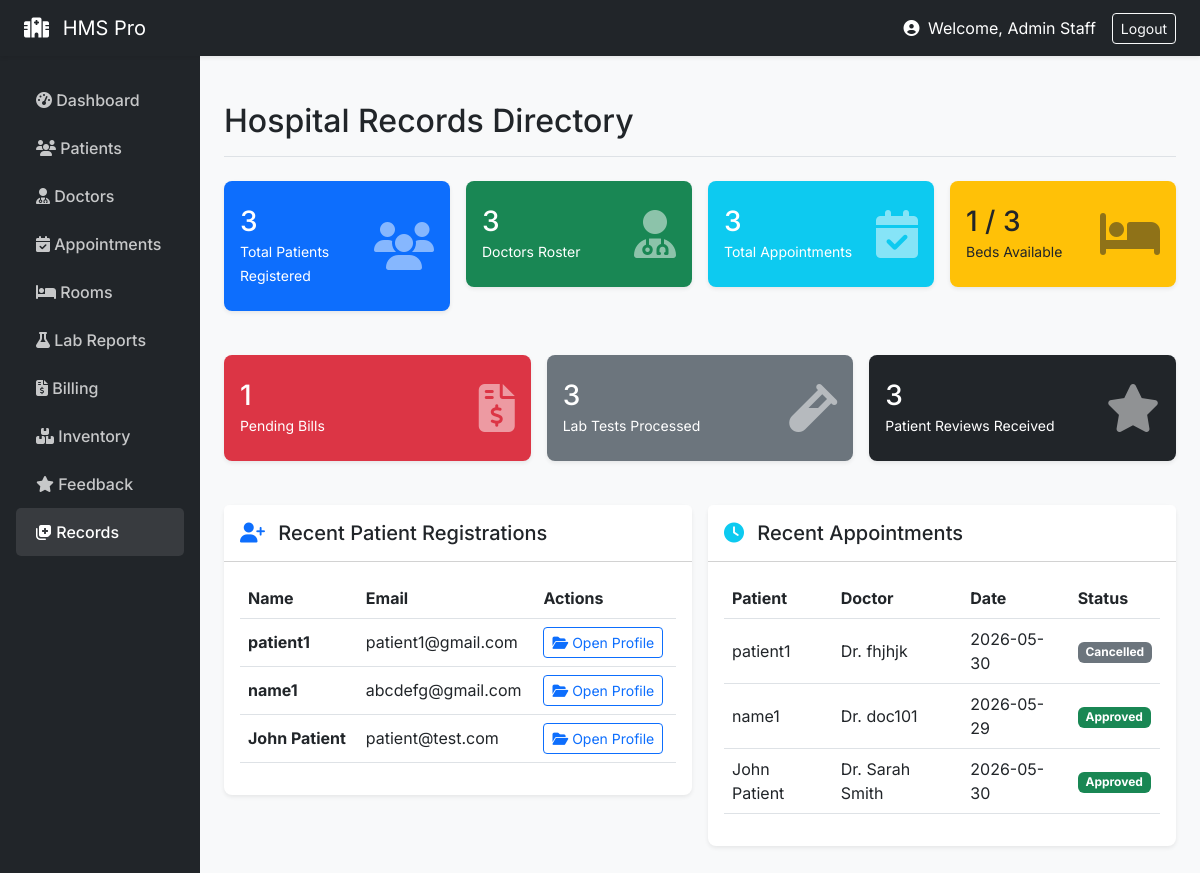
The page /staff/records (signed in) on the database as committed earlier.
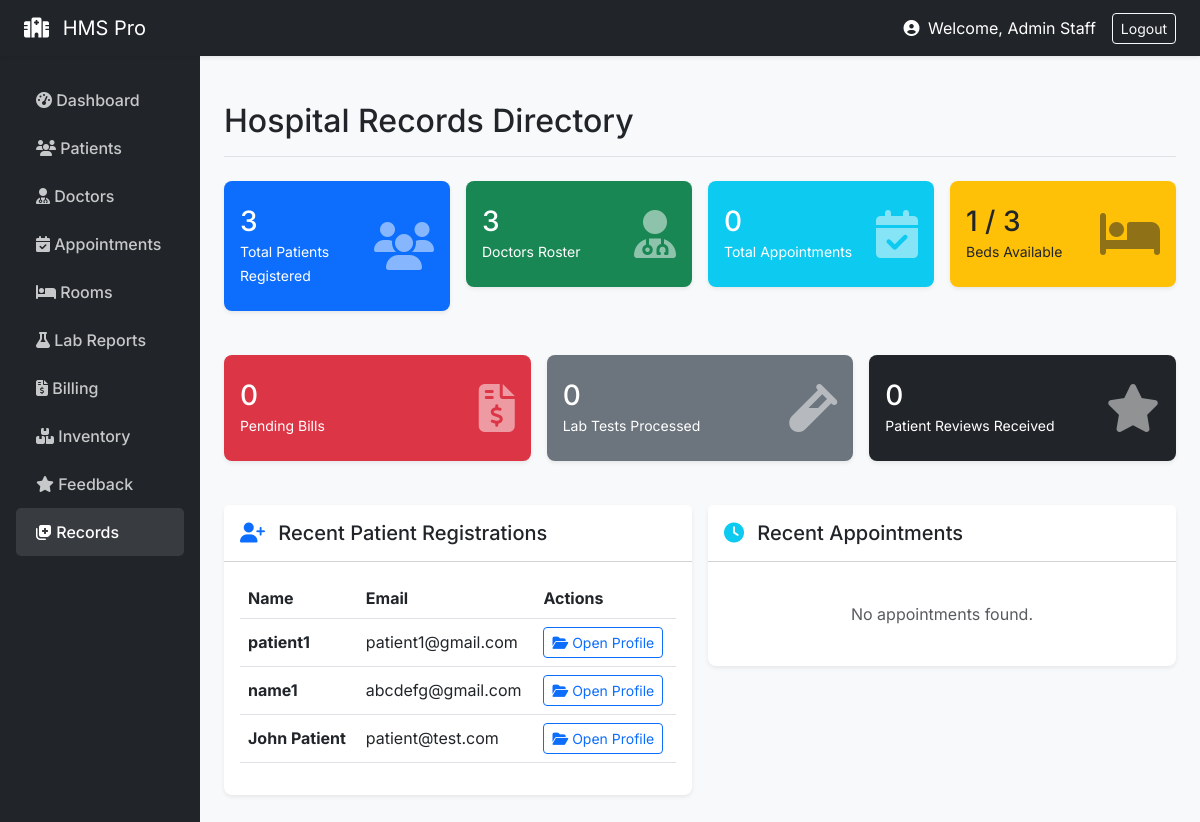
The same page on the database as committed later.
### models/__init__.py (models this page shows, shortened)
class User(UserMixin, db.Model):
    id = db.Column(db.Integer, primary_key=True)
    email = db.Column(db.String(120), unique=True, nullable=False)
    name = db.Column(db.String(100), nullable=False)
    role = db.Column(db.String(20), nullable=False)
    password_hash = db.Column(db.String(200), nullable=False)
    age = db.Column(db.Integer)
    gender = db.Column(db.String(10))
    staff_role = db.Column(db.String(50))
    department = db.Column(db.String(50))
    staff_id = db.Column(db.String(20))
    created_at = db.Column(db.DateTime, default=datetime.utcnow)

class Appointment(db.Model):
    id = db.Column(db.Integer, primary_key=True)
    patient_id = db.Column(db.Integer, db.ForeignKey('user.id'))
    doctor_id = db.Column(db.Integer, db.ForeignKey('user.id'))
    department = db.Column(db.String(100))
    hospital_branch = db.Column(db.String(100))
    appointment_type = db.Column(db.String(50))
    date = db.Column(db.Date, nullable=False)
    time = db.Column(db.Time, nullable=False)
    status = db.Column(db.String(20), default='Pending')
    reason = db.Column(db.Text)
    symptoms = db.Column(db.Text)
    created_at = db.Column(db.DateTime, default=datetime.utcnow)
    patient = db.relationship('User', foreign_keys=[patient_id])
    doctor = db.relationship('User', foreign_keys=[doctor_id])

### routes/staff.py (the view)
@staff_bp.route('/records')
def records():
    total_patients    = User.query.filter_by(role='patient').count()
    total_doctors     = User.query.filter_by(role='staff', staff_role='Doctor').count()
    total_appointments = Appointment.query.count()
    available_rooms   = Room.query.filter_by(status='Vacant').count()   # CHANGE STATUS VALUE HERE
    total_rooms       = Room.query.count()
    pending_bills     = Invoice.query.filter_by(status='Unpaid').count()
    total_lab         = LabReport.query.count()
    total_inventory   = Inventory.query.count()
    total_feedback    = Feedback.query.count()
    recent_appointments = Appointment.query.order_by(Appointment.created_at.desc()).limit(10).all()
    recent_patients     = User.query.filter_by(role='patient').order_by(User.created_at.desc()).limit(5).all()
    return render_template('records.html',
                           total_patients=total_patients,
                           total_doctors=total_doctors,
                           total_appointments=total_appointments,
                           available_rooms=available_rooms,
                           total_rooms=total_rooms,
                           pending_bills=pending_bills,
                           total_lab=total_lab,
                           total_inventory=total_inventory,
                           total_feedback=total_feedback,
                           recent_appointments=recent_appointments,
                           recent_patients=recent_patients)

### models/__init__.py (called while the page is built)
@login_manager.user_loader
def load_user(user_id):
    return User.query.get(int(user_id))

### routes/staff.py (called while the page is built)
def staff_required(f):
    @wraps(f)
    def decorated_function(*args, **kwargs):
        if current_user.role != 'staff':
            flash('Staff access only', 'danger')
            return redirect(url_for('auth.login'))
        return f(*args, **kwargs)
    return decorated_function

@staff_bp.before_request
@login_required
@staff_required
def before_request():
    pass

### templates/records.html (shortened to what the changed rows need)
{% extends "base.html" %}
{% block page_title %}Hospital Records Directory{% endblock %}
{% block content %}
<div class="row g-3 mb-4">
    <div class="col-md-3">
        <div class="card border-0 bg-info text-white shadow-sm">
            <div class="card-body d-flex justify-content-between align-items-center py-4">
                <div>
                    <h3 class="mb-0">{{ total_appointments }}</h3>
                    <small>Total Appointments</small>
                </div>
            </div>
        </div>
    </div>
</div>
<div class="row g-3 mb-4">
    <div class="col-md-4">
        <div class="card border-0 bg-danger text-white shadow-sm">
            <div class="card-body d-flex justify-content-between align-items-center py-4">
                <div>
                    <h3 class="mb-0">{{ pending_bills }}</h3>
                    <small>Pending Bills</small>
                </div>
            </div>
        </div>
    </div>
    <div class="col-md-4">
        <div class="card border-0 bg-secondary text-white shadow-sm">
            <div class="card-body d-flex justify-content-between align-items-center py-4">
                <div>
                    <h3 class="mb-0">{{ total_lab }}</h3>
                    <small>Lab Tests Processed</small>
                </div>
            </div>
        </div>
    </div>
    <div class="col-md-4">
        <div class="card border-0 bg-dark text-white shadow-sm">
            <div class="card-body d-flex justify-content-between align-items-center py-4">
                <div>
                    <h3 class="mb-0">{{ total_feedback }}</h3>
                    <small>Patient Reviews Received</small>
                </div>
            </div>
        </div>
    </div>
</div>
<div class="row g-3">
    <div class="col-md-6">
        <div class="card shadow-sm border-0">
            <div class="card-body">
                {% if recent_patients|length == 0 %}
                <p class="text-center text-muted my-4">No recent patients found.</p>
                {% else %}
                <div class="table-responsive">
                    <table class="table align-middle">
                        <thead>
                            <tr>
                                <th>Name</th>
                                <th>Email</th>
                                <th>Actions</th>
                            </tr>
                        </thead>
                        <tbody>
                            {% for patient in recent_patients %}
                            <tr>
                                <td><strong>{{ patient.name }}</strong></td>
                                <td>{{ patient.email }}</td>
                                <td>
                                    <a href="{{ url_for('staff.patient_records', patient_id=patient.id) }}" class="btn btn-sm btn-outline-primary">
                                        <i class="fas fa-folder-open"></i> Open Profile
                                    </a>
                                </td>
                            </tr>
                            {% endfor %}
                        </tbody>
                    </table>
                </div>
                {% endif %}
            </div>
        </div>
    </div>
    <div class="col-md-6">
        <div class="card shadow-sm border-0">
            <div class="card-body">
                {% if recent_appointments|length == 0 %}
                <p class="text-center text-muted my-4">No appointments found.</p>
                {% else %}
                <div class="table-responsive">
                    <table class="table align-middle">
                        <thead>
                            <tr>
                                <th>Patient</th>
                                <th>Doctor</th>
                                <th>Date</th>
                                <th>Status</th>
                            </tr>
                        </thead>
                        <tbody>
                            {% for appt in recent_appointments %}
                            <tr>
                                <td>{{ appt.patient.name if appt.patient else 'Unknown' }}</td>
                                <td>Dr. {{ appt.doctor.name if appt.doctor else 'Unknown' }}</td>
                                <td>{{ appt.date }}</td>
                                <td>
                                    <span class="badge bg-{{ 'success' if appt.status == 'Approved' else 'secondary' }}">{{ appt.status }}</span>
                                </td>
                            </tr>
                            {% endfor %}
                        </tbody>
                    </table>
                </div>
                {% endif %}
            </div>
        </div>
    </div>
</div>
{% endblock %}

Rows that differ between the two databases and show on the page:
removed Appointment: patient "patient1", doctor "fhjhjk", date "2026-05-30", status "Cancelled"
removed Appointment: patient "name1", doctor "doc101", date "2026-05-29", status "Approved"
removed Appointment: patient "John Patient", doctor "Sarah Smith", date "2026-05-30", status "Approved"
Other text that changed with them:
{{ total_appointments }}: "3" → "0"
{{ pending_bills }}: "1" → "0"
{{ total_lab }}: "3" → "0"
{{ total_feedback }}: "3" → "0"
text no longer shown: "Patient Doctor Date Status"
text now shown: "No appointments found."
